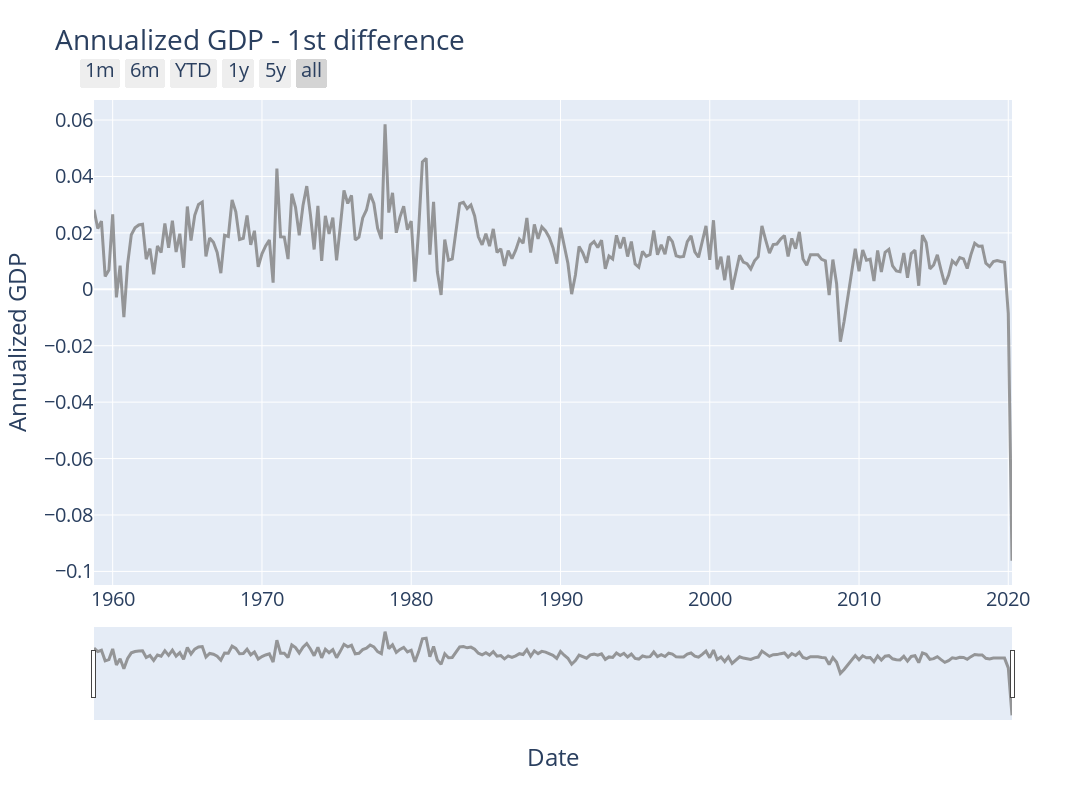
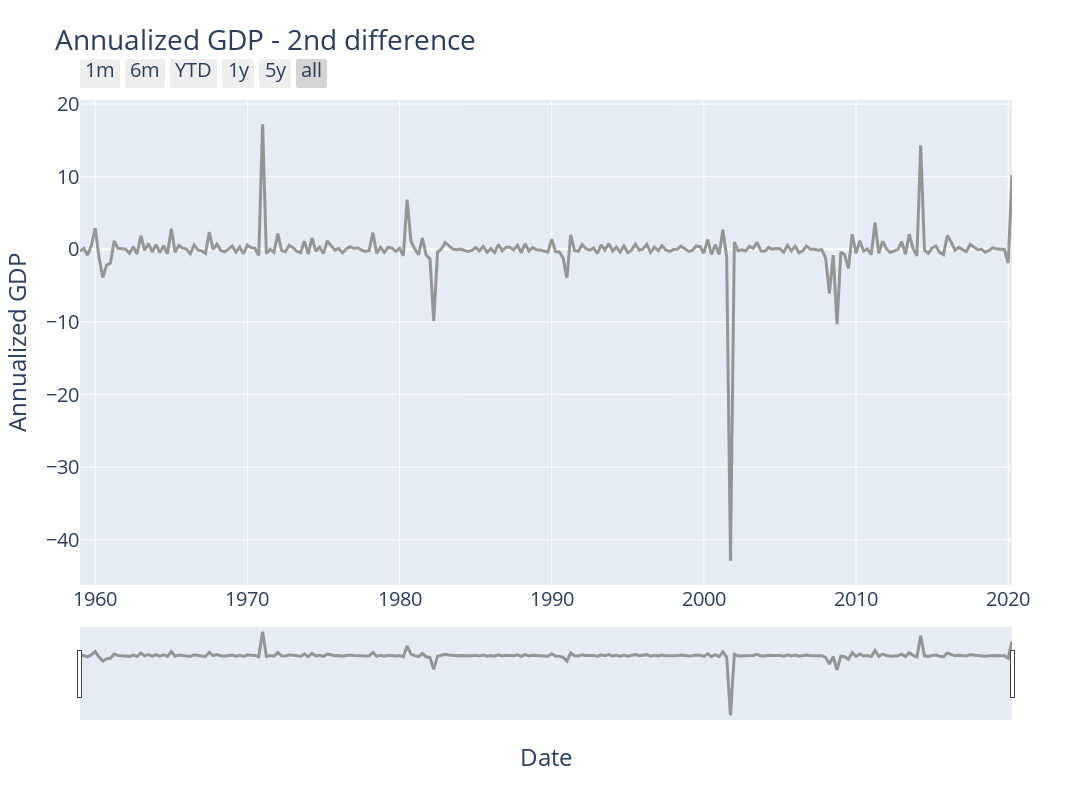

Write notebook code for charts like these, in order.
### Markdown cell above
## One of the ways of modifying the data is by taking the difference.
$\begin{equation}\;Difference=:\;\Delta\;y\;\;=y_t\;-\;y_{t-1}\end{equation}$

### Code cell
diff1 = difference(t1,1)
diff2 = difference(t1,1)
diff2 = difference(diff2,1)

print(diff1)

print(diff2)

econ_data_labels = { "GDP":
      { "column_name": "GDP",
        "color": "gray",
        "name": "GDP diff_1",
        "text": "GDP"
      }}
econ_data_titles = { 'titles':
      { 'chart_title': 'Annualized GDP - 1st difference',
        'y_axis_title': 'Annualized GDP',
        'x_axis_title': 'Date',
      }}

plotly_time_series(df_labels = econ_data_labels, df_titles = econ_data_titles, df = diff1, font = 1)

print(diff2)

econ_data_labels = { "GDP":
      { "column_name": "GDP",
        "color": "gray",
        "name": "GDP diff_2",
        "text": "GDP"
      }}
econ_data_titles = { 'titles':
      { 'chart_title': 'Annualized GDP - 2nd difference',
        'y_axis_title': 'Annualized GDP',
        'x_axis_title': 'Date',
      }}

plotly_time_series(df_labels = econ_data_labels, df_titles = econ_data_titles, df = diff2, font = 1)

### Figure 1 — Plotly figure (JSON) as saved in the notebook; plotly's stock layout.template omitted (floating-point values rounded to 4 significant figures; data arrays with more than 128 entries replaced by an {"elided": "..."} marker saying what was removed)
{"data": [{"line": {"color": "gray", "width": 3}, "name": "GDP diff_1", "opacity": 0.8, "text": "GDP", "type": "scatter", "x": {"elided": "247 str values"}, "y": {"elided": "247 float values"}}], "layout": {"font": {"size": 20}, "height": 800, "title": {"text": "Annualized GDP - 1st difference"}, "width": 1400, "xaxis": {"autorange": true, "range": ["1958-10-01", "2020-04-01"], "rangeselector": {"buttons": [{"count": 1, "label": "1m", "step": "month", "stepmode": "backward"}, {"count": 6, "label": "6m", "step": "month", "stepmode": "backward"}, {"count": 1, "label": "YTD", "step": "year", "stepmode": "todate"}, {"count": 1, "label": "1y", "step": "year", "stepmode": "backward"}, {"count": 6, "label": "5y", "step": "year", "stepmode": "backward"}, {"step": "all"}]}, "rangeslider": {"autorange": true, "range": ["1958-10-01", "2020-04-01"], "visible": true, "yaxis": {"_template": null, "rangemode": "match"}}, "showspikes": true, "title": {"text": "Date"}, "type": "date"}, "yaxis": {"autorange": true, "fixedrange": false, "range": [-0.1048, 0.0671], "showspikes": true, "title": {"text": "Annualized GDP"}, "type": "linear"}}}

### Figure 2 — Plotly figure (JSON) as saved in the notebook; plotly's stock layout.template omitted (floating-point values rounded to 4 significant figures; data arrays with more than 128 entries replaced by an {"elided": "..."} marker saying what was removed)
{"data": [{"line": {"color": "gray", "width": 3}, "name": "GDP diff_2", "opacity": 0.8, "text": "GDP", "type": "scatter", "x": {"elided": "246 str values"}, "y": {"elided": "246 float values"}}], "layout": {"font": {"size": 20}, "height": 800, "title": {"text": "Annualized GDP - 2nd difference"}, "width": 1400, "xaxis": {"autorange": true, "range": ["1959-01-01", "2020-04-01"], "rangeselector": {"buttons": [{"count": 1, "label": "1m", "step": "month", "stepmode": "backward"}, {"count": 6, "label": "6m", "step": "month", "stepmode": "backward"}, {"count": 1, "label": "YTD", "step": "year", "stepmode": "todate"}, {"count": 1, "label": "1y", "step": "year", "stepmode": "backward"}, {"count": 6, "label": "5y", "step": "year", "stepmode": "backward"}, {"step": "all"}]}, "rangeslider": {"autorange": true, "range": ["1959-01-01", "2020-04-01"], "visible": true, "yaxis": {"_template": null, "rangemode": "match"}}, "showspikes": true, "title": {"text": "Date"}, "type": "date"}, "yaxis": {"autorange": true, "fixedrange": false, "range": [-46.23, 20.56], "showspikes": true, "title": {"text": "Annualized GDP"}, "type": "linear"}}}
